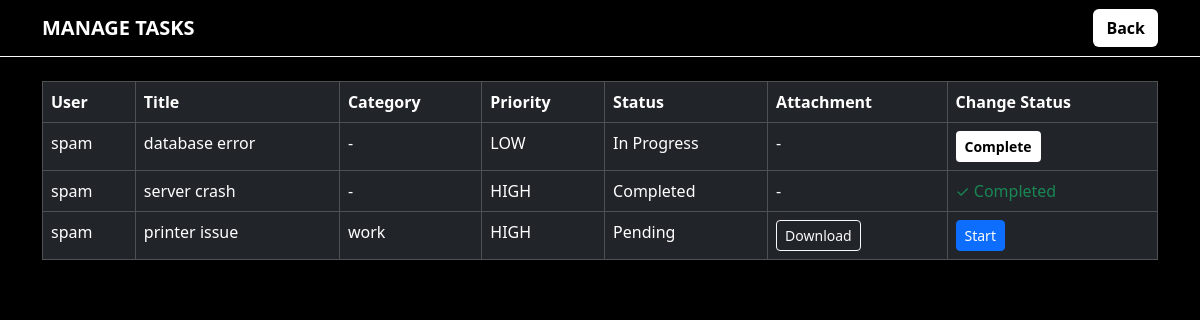
/manage_tasks (signed in), run on the app's committed database.
### tables this page shows
CREATE TABLE tasks (
            id INTEGER PRIMARY KEY AUTOINCREMENT,
            title TEXT NOT NULL,
            description TEXT NOT NULL,
            status TEXT DEFAULT 'Pending',
            priority TEXT,
            due_date DATE,
            user_id INTEGER, category TEXT, file_path TEXT,
            FOREIGN KEY (user_id) REFERENCES users(id)

        );

CREATE TABLE users (
            id INTEGER PRIMARY KEY AUTOINCREMENT,
            username TEXT NOT NULL,
            email TEXT NOT NULL,
            password TEXT NOT NULL,
            role TEXT DEFAULT 'user'
        );

### app.py (the view)
@app.route("/manage_tasks")
def manage_tasks():
    if session.get('role')!='admin':
        return redirect(url_for("login"))
    conn = getdb()
    cursor = conn.cursor()
    cursor.execute("""
        SELECT t.id, t.title, t.description, t.status, t.priority, t.due_date, t.user_id, u.username, t.category, t.file_path
        FROM tasks t
        LEFT JOIN users u ON t.user_id = u.id
        ORDER BY t.priority DESC
    """)
    tasks = cursor.fetchall()
    conn.close()
    return render_template("manage_tasks.html", tasks=tasks)

### app.py (called while the page is built)
@app.after_request
def set_cache_headers(response):
    if response.status_code in [301, 302, 303, 307, 308]:
        response.headers['Cache-Control'] = 'no-store, no-cache, must-revalidate, max-age=0'
        response.headers['Pragma'] = 'no-cache'
        response.headers['Expires'] = '0'
    elif request.endpoint and request.endpoint in ['login', 'register', 'logout', 'user_dashboard', 'admin_dashboard']:
        response.headers['Cache-Control'] = 'no-store, no-cache, must-revalidate, max-age=0, private'
        response.headers['Pragma'] = 'no-cache'
        response.headers['Expires'] = '0'
    elif request.method == 'POST':
        response.headers['Cache-Control'] = 'no-store, no-cache, must-revalidate, max-age=0'
        response.headers['Pragma'] = 'no-cache'
        response.headers['Expires'] = '0'
    return response

def getdb():
    conn = sqlite3.connect(DB_PATH)
    return conn

### templates/manage_tasks.html (shortened to what this page needs)
<!DOCTYPE html>
<html>
<head>
    <link href="https://cdn.jsdelivr.net/npm/bootstrap@5.3.2/dist/css/bootstrap.min.css" rel="stylesheet">
</head>
<body>
<nav class="navbar navbar-dark bg-black border-bottom border-light">
    <div class="container">
        <span class="navbar-brand fw-bold">MANAGE TASKS</span>
        <a href="/admin_dashboard" class="btn btn-custom">Back</a>
    </div>
</nav>
<div class="container mt-4">
    <table class="table table-dark table-bordered">
        <thead>
            <tr>
                <th>User</th>
                <th>Title</th>
                <th>Category</th>
                <th>Priority</th>
                <th>Status</th>
                <th>Attachment</th>
                <th>Change Status</th>
            </tr>
        </thead>
        <tbody>
            {% for task in tasks %}
            <tr>
                <td>{{ task[7] if task[7] else 'Unknown' }}</td>
                <td>{{ task[1] }}</td>
                <td>{{ task[8] if task[8] else '-' }}</td>
                <td>{{ task[4] }}</td>
                <td>{{ task[3] }}</td>
                <td>
                    {% if task[9] %}
                        <a href="/admin_download/{{ task[0] }}" class="btn btn-outline-light btn-sm">Download</a>
                    {% else %}
                        -
                    {% endif %}
                </td>
                <td>
                    {% if task[3] == 'Pending' %}
                        <a href="/admin_start_task/{{ task[0] }}" class="btn btn-primary btn-sm" onclick="return confirm('Start this task?')">Start</a>
                    {% elif task[3] == 'In Progress' %}
                        <a href="/admin_complete_task/{{ task[0] }}" class="btn btn-custom btn-sm" onclick="return confirm('Mark this task as completed?')">Complete</a>
                    {% else %}
                        <span class="text-success">✓ Completed</span>
                    {% endif %}
                </td>
            </tr>
            {% endfor %}
        </tbody>
    </table>
</div>
</body>
</html>

### templates/manage_tasks.html (style rules this page uses)
body { background-color: #000; color: #fff; }
table { color: #fff; }
.btn-custom { background-color: #fff; color: #000; font-weight: bold; }

### data on the page
tasks: username "spam", title "database error", task "-", priority "LOW", status "In Progress"
tasks: username "spam", title "server crash", task "-", priority "HIGH", status "Completed", shows "✓ Completed"
tasks: username "spam", title "printer issue", category "work", priority "HIGH", status "Pending"
